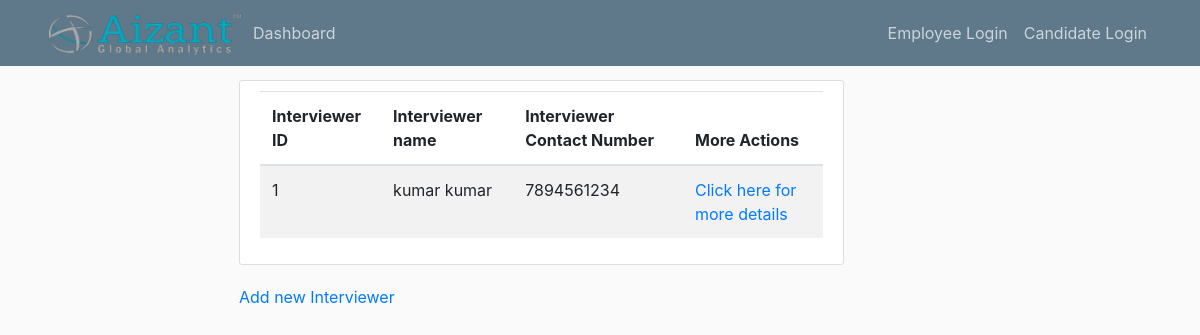
The app's page /interviewer/all, older data.
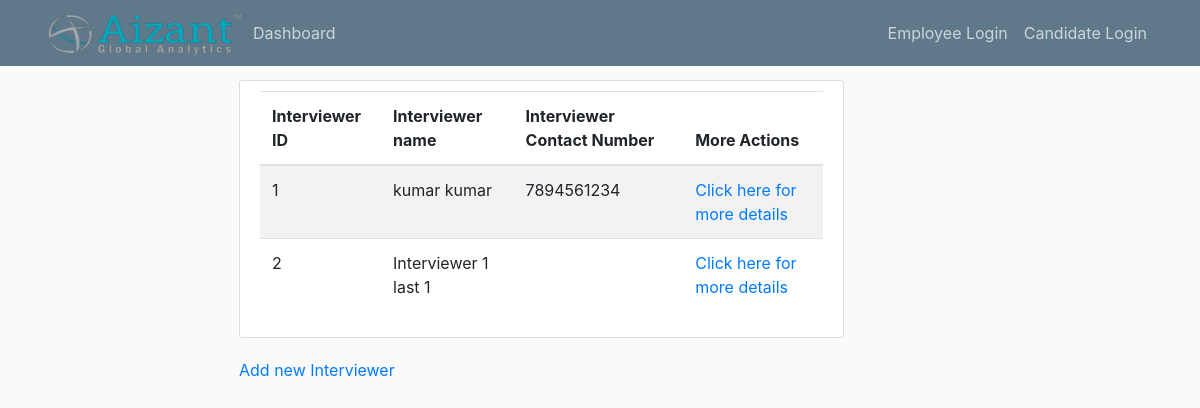
The same page, newer data.
### app/models.py (models this page shows, shortened)
class Interviewer(db.Model):
    id = db.Column(db.Integer, primary_key=True)
    employee_id = db.Column(db.Integer, db.ForeignKey('employee.id'))  # one to one with employee
    interviews = db.relationship('Interview', backref='interviewer')  # one to many relation with interview

class Employee(db.Model, UserMixin):
    id = db.Column(db.Integer, primary_key=True)
    first_name = db.Column(db.String(30))
    last_name = db.Column(db.String(30))
    contact_number = db.Column(db.String(10))
    email = db.Column(db.String(100), unique=True)
    password = db.Column(db.String(255))
    position = db.Column(db.String(20))
    role = db.Column(db.String(20))
    recruiter = db.relationship('Recruiter', backref='employee', uselist=False)
    interviewer = db.relationship('Interviewer', backref='employee', uselist=False)
    manager = db.relationship('Manager', backref='employee', uselist=False)

### app/routes.py (the view)
@app.route('/interviewer/all')
def view_all_interviewers():
    interviewers = Interviewer.query.all()
    metadata = {}
    for interviewer in interviewers:
        emp = Employee.query.filter_by(id=interviewer.employee_id).first()
        metadata[interviewer] = emp
    return render_template('view_interviewer_list.html', interviewers=interviewers, metadata=metadata)

### app/templates/view_interviewer_list.html
{% extends 'layout.html' %}
{% block content %}
    <div class="content-section">
        <table class="table table-striped">
            <thead>
                <tr>
                    <th scope="col">Interviewer ID</th>
                    <th scope="col">Interviewer name</th>
                    <th scope="col">Interviewer Contact Number</th>
                    <th scope="col">More Actions</th>
                </tr>
            </thead>
            <tbody>
                {% for interviewer in interviewers %}
                    <tr>
                        <td>{{ interviewer.id }}</td>
                        <td>{{ metadata[interviewer].first_name + ' ' + metadata[interviewer].last_name }}</td>
                        <td>{{ metadata[interviewer].contact_number }}</td>
                        <td><a href="#">Click here for more details</a> </td>
                    </tr>
                {% endfor %}
            </tbody>
        </table>
    </div>
    <p><a href="{{ url_for('create_new_interviewer') }}">Add new Interviewer</a> </p>
{% endblock %}

### app/templates/layout.html (shortened to what this page needs)
<!DOCTYPE html>
<html lang="en">
<head>
    <link rel="stylesheet" href="https://stackpath.bootstrapcdn.com/bootstrap/4.3.1/css/bootstrap.min.css">
    <link rel="stylesheet" type="text/css" href="{{ url_for('static', filename='main.css') }}">
</head>
<body>
<header class="site-header">
    <nav class="navbar navbar-expand-md navbar-dark bg-steel fixed-top">
        <div class="container">
            <img id="logo" src="{{ url_for('static', filename='aizant-logo-text.png') }}">
            <div class="collapse navbar-collapse" id="navbarToggle">
                <div class="navbar-nav mr-auto">
                    <a class="nav-item nav-link">Dashboard</a>
                </div>
                <div class="navbar-nav">
                    {% if current_user.is_authenticated %}
                        <a class="nav-item nav-link" href="{{ url_for('update_info') }}">Account</a>
                        <a class="nav-item nav-link" href="{{ url_for('logout') }}">Logout</a>
                    {% else %}
                        <a class="nav-item nav-link" href="{{ url_for('login') }}">Employee Login</a>
                        <a class="nav-item nav-link" href="{{ url_for('candidateLogin') }}">Candidate Login</a>
                    {% endif %}
                </div>
            </div>
        </div>
    </nav>
</header>
<div class="container-fluid">
    <div class="row">
        <main role="main" class="col-md-9 ml-sm-auto col-lg-10 px-4">
            <div class="col-md-8">
                {% block content %}{% endblock %}
            </div>
        </main>
    </div>
</div>
</body>
</html>

### app/static/main.css (style rules this page uses)
body { background: #fafafa; color: #333333; margin-top: 5rem; }
.bg-steel { background-color: #5f788a; }
.site-header .navbar-nav .nav-link { color: #cbd5db; }
.content-section { background: #ffffff; padding: 10px 20px; border: 1px solid #dddddd; border-radius: 3px; margin-bottom: 20px; }
#logo { height: 50px; width: 200px; }

Row changes from the older to the newer data that the page shows:
added Interviewer: id "2"
added Employee: first_name+last_name "Interviewer 1 last 1"
